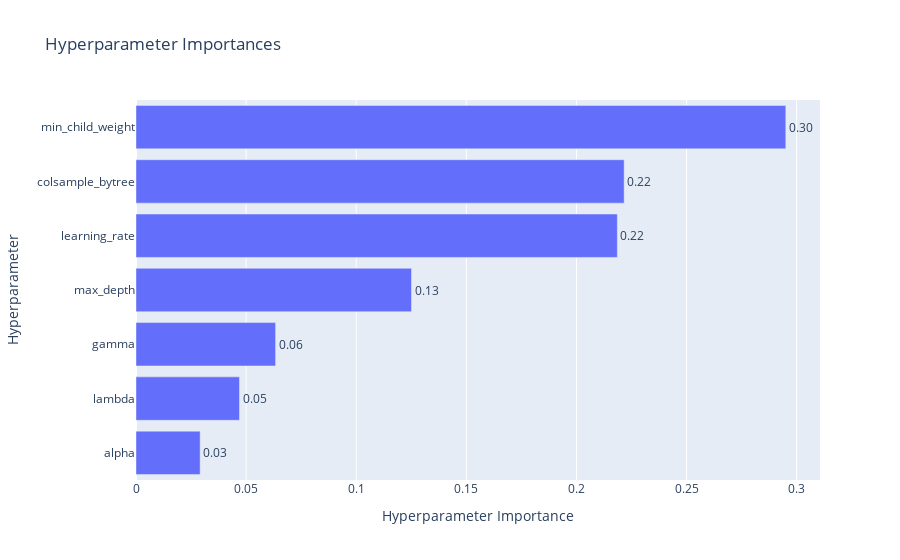

Here is the notebook cell this chart was saved with:
### Code cell
plot_param_importances(study_dask)

### Figure 1 — Plotly figure (JSON) as saved in the notebook; plotly's stock layout.template omitted (floating-point values rounded to 4 significant figures)
{"data": [{"cliponaxis": false, "hovertemplate": ["alpha (FloatDistribution): 0.02913075072114306<extra></extra>", "lambda (FloatDistribution): 0.04700037829942116<extra></extra>", "gamma (FloatDistribution): 0.06340142181003088<extra></extra>", "max_depth (IntDistribution): 0.12510863558244345<extra></extra>", "learning_rate (FloatDistribution): 0.2185900268586432<extra></extra>", "colsample_bytree (FloatDistribution): 0.22168145332929795<extra></extra>", "min_child_weight (FloatDistribution): 0.2950873333990204<extra></extra>"], "name": "Objective Value", "orientation": "h", "text": ["0.03", "0.05", "0.06", "0.13", "0.22", "0.22", "0.30"], "textposition": "outside", "type": "bar", "x": [0.02913, 0.047, 0.0634, 0.1251, 0.2186, 0.2217, 0.2951], "y": ["alpha", "lambda", "gamma", "max_depth", "learning_rate", "colsample_bytree", "min_child_weight"]}], "layout": {"autosize": true, "title": {"text": "Hyperparameter Importances"}, "xaxis": {"autorange": true, "range": [0, 0.3106], "title": {"text": "Hyperparameter Importance"}, "type": "linear"}, "yaxis": {"autorange": true, "range": [-0.5, 6.5], "title": {"text": "Hyperparameter"}, "type": "category"}}}
